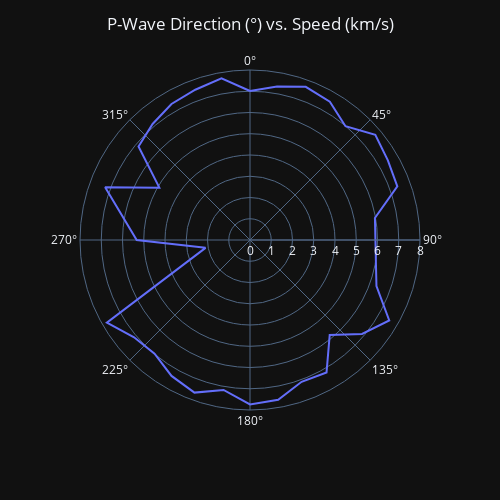

Notebook source saved alongside this figure:
### Markdown cell above
We now have every pick with a latitude and longitude!  Analysis may ensue.

### Code cell
#plot P-Waves
plog = pd.DataFrame()
plog = plog.assign(azi=log[log.phase == 'P'].azimuth)
plog = plog.assign(velocity=log[log.phase == 'P'].velocity)

def azi_binner(azi):
    if azi > 355:
        return 0
    else:
        return np.round(azi/10)*10
azis_binned = plog.get('azi').apply(azi_binner)
new_velocity = plog.get('velocity').apply(float)
plog = plog.assign(v = new_velocity)
plog = plog.assign(bins = azis_binned)
plog = plog.groupby('bins').mean().reset_index()

fig = px.line_polar(plog, r="v", theta="bins", line_close=True, range_r=[0,8], width =500, height =500, template="plotly_dark")
fig.update_layout(title_text='P-Wave Direction (\N{DEGREE SIGN}) vs. Speed (km/s)', title_x=0.5)
fig.show()

### Figure 1 — Plotly figure (JSON) as saved in the notebook; plotly's stock layout.template omitted (floating-point values rounded to 4 significant figures)
{"data": [{"hovertemplate": "v=%{r}<br>bins=%{theta}<extra></extra>", "legendgroup": "", "line": {"color": "#636efa", "dash": "solid"}, "marker": {"symbol": "circle"}, "mode": "lines", "name": "", "r": [7.013, 7.331, 7.669, 7.514, 6.992, 7.698, 7.491, 7.379, 5.969, 6.333, 7.567, 6.882, 5.836, 7.203, 7.101, 7.639, 7.739, 7.165, 7.642, 7.386, 6.988, 7.122, 7.777, 2.124, 5.333, 7.256, 4.926, 6.848, 7.13, 7.389, 7.526, 7.729, 7.013], "showlegend": false, "subplot": "polar", "theta": [0, 10, 20, 30, 40, 50, 60, 70, 80, 110, 120, 130, 140, 150, 160, 170, 180, 190, 200, 210, 220, 230, 240, 260, 270, 290, 300, 310, 320, 330, 340, 350, 0], "type": "scatterpolar"}], "layout": {"height": 500, "legend": {"tracegroupgap": 0}, "margin": {"t": 60}, "polar": {"angularaxis": {"direction": "clockwise", "rotation": 90, "type": "linear"}, "domain": {"x": [0, 1], "y": [0, 1]}, "radialaxis": {"autorange": false, "range": [0, 8], "type": "linear"}}, "title": {"text": "P-Wave Direction (°) vs. Speed (km/s)", "x": 0.5}, "width": 500}}
